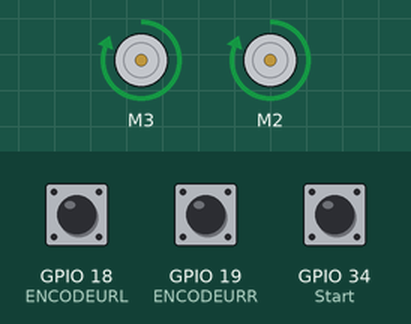
This sketch was run on a simulated ESP32. Shown: 2 × DC motor (green arrow = forward, orange = backward, longer = faster). The inputs (shaded band) are chosen by the test bench; at power-on: GPIO 18 (ENCODEURL) HIGH, GPIO 19 (ENCODEURR) HIGH, GPIO 34 (Start) LOW. What the sketch prints to the serial monitor is not drawn.

Above: at 0.6 s.
At 3.6 s:
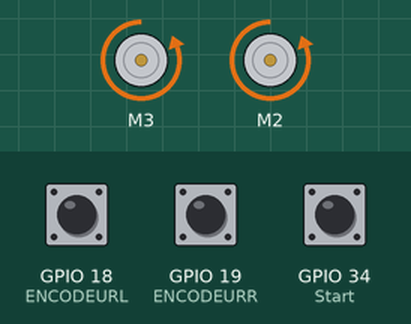
At 5.0 s:
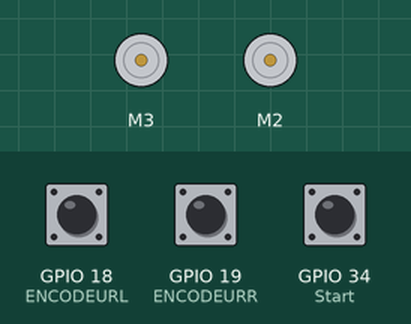
Timing chart, 0 to 7.8 s (numbered marks = the images above):
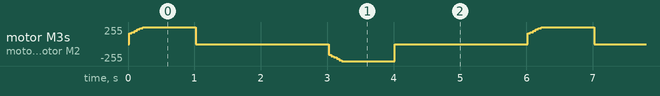

The sketch:

a_tester_AsservissementClasseBrico.ino
```cpp
/*
Ce programme contient le nouvel asservissement, et un systeme de classe pour les moteurs.
*/

#include <AFMotor.h>
#include <TimerOne.h>

#define ENCODEURR 19
#define ENCODEURL 18

//____________________________________________________LaGrandeClasse___________________________________________

class ClasseMoteur{

  private:
    float _kp;
    float _ki;
    float _kd;
    double _somme_erreur;
    double _delta_erreur;
    double _erreur_precedente;
    double _speedDelta;
    double _MotorPWM;
    double _tickperround;


  public:


    double speedM;
    long ttlTicks;
    double cibleVitesse;
    AF_DCMotor motor;

    ClasseMoteur(unsigned int tickperround, AF_DCMotor motor,float kp, float ki, float kd){

      this->motor = motor;
      this->_tickperround = tickperround;
      this->speedM = 0;
      this->ttlTicks = 0;
      this->_kp = kp;
      this->_ki = ki;
      this->_kd = kd;
      this->cibleVitesse = 0;
      this->_somme_erreur=0;
      this->_delta_erreur=0;
      this->_erreur_precedente=0;
      this->_MotorPWM=0;
    }


    void routine(int hallTicks){
      MotorAsserv();
      speedM = (hallTicks/_tickperround)/0.02; // Le 0.1 doit correspondre a la fréquence de relevé de speed ligne 20
      ttlTicks += hallTicks;
    }


    void MotorAsserv(){ // Fonction qui asservit les moteurs aux variables cibleVitesseL et cibleVitesseR
      // Motor Right

      _speedDelta = cibleVitesse - speedM;
      _somme_erreur += _speedDelta;
      _delta_erreur = _speedDelta - _erreur_precedente;
      _erreur_precedente = _speedDelta;

      _MotorPWM = _kp * _speedDelta + _ki * _somme_erreur; // + _kd * _delta_erreur;

      if (_MotorPWM > 255) _MotorPWM = 255;
      else if (_MotorPWM < 0) _MotorPWM = 0;

      motor.setSpeed(_MotorPWM);
    }

    void resetParamAsserv(){
      _somme_erreur=0;
      _delta_erreur=0;
      _erreur_precedente=0;
    }

};

//____________________________________________________Fin de LaGrandeClasse___________________________________________

//___________________________________________________Création objets/variables_________________________________________________________

double cibleVitesse;
double tickperround = 600; // Valeur à changer en fonction du capteur à effet hall
volatile int hallTicksR;
volatile int hallTicksL;
int Start = 34;     // Capteur méanique de Start déclaré connecté broche 10
//Creation des objets moteurs
AF_DCMotor motorR = AF_DCMotor(3, MOTOR34_64KHZ); // Initalisation du moteur branchements sur M1
AF_DCMotor motorL = AF_DCMotor(2, MOTOR12_64KHZ); // Initalisation du moteur branchements sur M1
ClasseMoteur MDROIT = ClasseMoteur(600, motorR, 150, 10, 0);
ClasseMoteur MGAUCHE = ClasseMoteur(600, motorL, 150, 10, 0); // Coefficients d'asservissement à parametrer ! kp,ki,kd

//____________________________________________________Def Fonctions___________________________________________________

void ToutDroitCapitaine(){
  MDROIT.cibleVitesse = cibleVitesse;
  MGAUCHE.cibleVitesse = cibleVitesse;
}

void timerSpeed(){

  MDROIT.routine(hallTicksR);
  hallTicksR = 0;
  MGAUCHE.routine(hallTicksL);
  hallTicksL = 0;

  Serial.print("Vitesses: Gauche = ");
  Serial.print(MGAUCHE.speedM);
  Serial.print(" - Droite = ");
  Serial.println(MDROIT.speedM);
}

void compteurR(){hallTicksR++;}
void compteurL(){hallTicksL++;}

//____________________________________________________Debut programme_________________________________________________________


void setup() {
  Serial.begin(115200);           // set up Serial library at 115200

  pinMode(Start, INPUT);
  digitalWrite (Start, HIGH);

  Serial.println("Attente d'appui sur Start");

  while(digitalRead(Start)==HIGH);

  pinMode(ENCODEURR, INPUT_PULLUP);
  pinMode(ENCODEURL, INPUT_PULLUP);
  attachInterrupt(digitalPinToInterrupt(19), compteurR, CHANGE);
  attachInterrupt(digitalPinToInterrupt(18), compteurL, CHANGE);

  Timer1.initialize(20000); // On défini le timeur : 50000 microseconds ( 0.05 sec - or 20Hz )
  Timer1.attachInterrupt( timerSpeed );


  MDROIT.motor.run(FORWARD);     // ^
  MGAUCHE.motor.run(FORWARD);    // |
  cibleVitesse = 0;              // | Exemple de commande des moteurs,
  ToutDroitCapitaine();          // v
}


void loop() {

  MDROIT.motor.run(FORWARD);
  MGAUCHE.motor.run(FORWARD);

  cibleVitesse = 1.00;
  MDROIT.resetParamAsserv();
  MGAUCHE.resetParamAsserv();
  ToutDroitCapitaine();

  delay(1000);

  cibleVitesse = 0;
  MDROIT.resetParamAsserv();
  MGAUCHE.resetParamAsserv();
  ToutDroitCapitaine();

  delay(2000);

  MDROIT.motor.run(BACKWARD);
  MGAUCHE.motor.run(BACKWARD);

  cibleVitesse = 1.00;
  MDROIT.resetParamAsserv();
  MGAUCHE.resetParamAsserv();
  ToutDroitCapitaine();

  delay(1000);

  cibleVitesse = 0;
  MDROIT.resetParamAsserv();
  MGAUCHE.resetParamAsserv();
  ToutDroitCapitaine();

  delay(2000);


}
```
